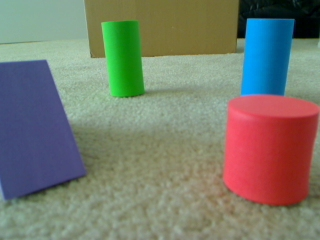
#> input picture py_robot/other/opencv - openvm/1.jpg, 320 x 240 px, given in place of the camera
$ python camera.py
#> lines starting #> are read from the running program, lines starting #| are printed output that depends on the picture; after the words box and inside, x2 and y2 are one past the last pixel; in counts of white or black regions, pixels touching at a corner belong together
#############################################################################
#############################################################################
###                                                                       ###
### Programma OpenCV per eseguire il rilevamento dei bordi in tempo reale ###
###                                                                       ###
#############################################################################
#############################################################################
#!/usr/bin/env python

# importare la librerie di python di OpenCV
import cv2

# np è un alias che punta alla libreria numpy
import numpy as np

# cattura fotogrammi dalla fotocamera
cap = cv2.VideoCapture(0)

# il ciclo viene eseguito se la cattura è stata inizializzata
while (1):

    # legge i fotogrammi da una fotocamera
    ret, frame = cap.read()
#> frame is the input picture: shape (240, 320, 3); mean B, G, R 110.1, 123.9, 120.2

    # convertire BGR in HSV
    hsv = cv2.cvtColor(frame, cv2.COLOR_BGR2HSV)
#> hsv: shape (240, 320, 3); mean H, S, V 65.5, 96.4, 148

    # definire l'intervallo di colore rosso in HSV
    lower_red = np.array([30, 150, 50])
    upper_red = np.array([255, 255, 180])

    # creare un bordo colore rosso HSV e un immagine HSV di soglia
    mask = cv2.inRange(hsv, lower_red, upper_red)
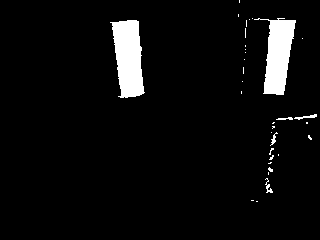
#> mask: shape (240, 320); 5.1% white; 33 white regions (27 under 20 px), largest, box (x1, y1, x2, y2) and area: (110, 20, 145, 98) 1900, (254, 18, 296, 95) 1722, (294, 114, 317, 120) 55, (265, 178, 273, 193) 45, (270, 132, 278, 146) 36, (276, 117, 293, 120) 33

    # Maschera bitwise e immagine originale
    res = cv2.bitwise_and(frame, frame, mask=mask)
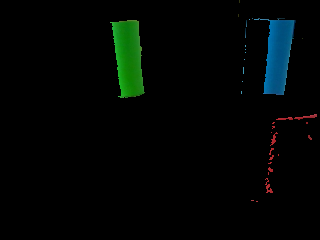
#> res: shape (240, 320, 3); mean B, G, R 3.9, 5.6, 1.3

    # Mostra un'immagine originale catturata
    cv2.imshow('Original', frame)

    # trova i bordi nell'immagine dell'immagine di input e
    # li contrassegna nei bordi della mappa di output
    edges = cv2.Canny(frame, 100, 200)
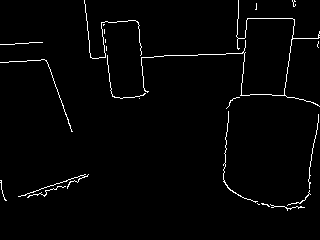
#> edges: shape (240, 320); 1.9% white in thin lines or dots, all inside (x1, y1, x2, y2) = (0, 0, 320, 211)

    # Mostra i bordi in una cornice
    cv2.imshow('Edges', edges)

    # Attendi che il tasto Esc venga premuto per uscire
    k = cv2.waitKey(5) & 0xFF
#> (key Esc is pressed here)
    if k == 27:
        break

# Chiudi la finestra
cap.release()

# Disabilita l'eventuale utilizzo della memoria associata
cv2.destroyAllWindows()
